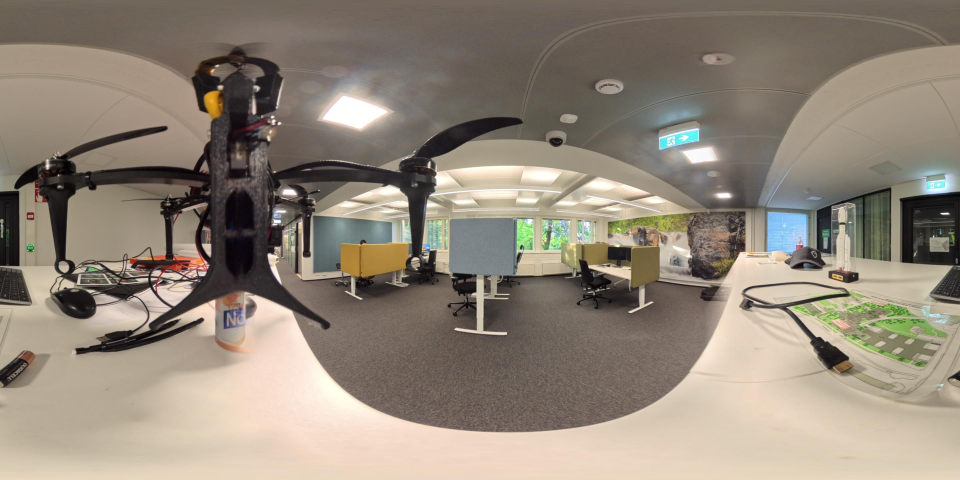
#> input picture data/calib_indoor_level/panorama.png, 2880 x 1440 px, found by its file name (shown at 1/3 size)
$ python calib_prepare_views.py cut panorama.png --out-dir views/ --fov 60 --views 6
#> lines starting #> are read from the running program, lines starting #| are printed output that depends on the picture
### insta360_views.py
#!/usr/bin/env python3
"""Projection math shared by the Insta360 360-camera pipeline.

Two coordinate frames are used throughout, and mixing them up is the single easiest
way to get a silently wrong extrinsic:

  panorama / spherical frame   x = forward, y = left, z = up
      The frame of Insta360Mapper in pixel_to_orientation.py, and the frame the
      colorizer expects for T_cam_lidar when
      color_mapping.projection_model == "equirectangular".

  virtual camera frame         x = right, y = down, z = forward (OpenCV)
      The frame every off-the-shelf calibrator (livox_camera_calib, OpenCV solvePnP)
      reports its result in.

A virtual rectilinear ("pinhole") view cut out of the panorama is an exact gnomonic
projection, so a pinhole-model calibrator is genuinely valid on it -- no
approximation. Because we synthesize the view ourselves, its intrinsics are known in
closed form and never need calibrating; only the LiDAR->camera extrinsic does.

Views are extracted with our own cv2.remap rather than py360convert so the yaw/pitch
sign convention is defined here and stays consistent with the C++ colorizer.
"""

import math

import numpy as np

# Panorama spherical frame axes, for reference/readability.
FORWARD = np.array([1.0, 0.0, 0.0])
LEFT = np.array([0.0, 1.0, 0.0])
UP = np.array([0.0, 0.0, 1.0])

# "True up" as seen in a per-view OpenCV frame (x=right, y=down, z=forward): every
# extracted view is cut with its vertical image axis aligned to the panorama's UP
# (see view_rotation's `down = cross(forward, right)`), so +y (down) is real-world
# down and this is real-world up. Use this as `cam_up` in gravity_correct_extrinsic
# for any per-view extrinsic (a seed guess or a solved extrinsic_NN.txt); use UP
# above instead for a composed panorama-frame T_cam_lidar.
OPENCV_VIEW_UP = np.array([0.0, -1.0, 0.0])


# [19 lines left out: function pixel_to_bearing, not called in this run]


def bearing_to_pixel(d, width, height):
    """Bearing vector(s) in the panorama spherical frame -> equirectangular pixel.

    Inverse of pixel_to_bearing -- see its docstring for the x/azimuth sign.
    Azimuth is periodic, so x wraps into [0, width).
    """
    d = np.asarray(d, dtype=float)
    norm = np.linalg.norm(d, axis=-1)
    with np.errstate(invalid='ignore', divide='ignore'):
        azimuth = np.arctan2(d[..., 1], d[..., 0])
        elevation = np.arcsin(np.clip(d[..., 2] / norm, -1.0, 1.0))
    x = (0.5 - azimuth / (2.0 * math.pi)) * width
    y = (0.5 - elevation / math.pi) * height
    x = np.mod(x, width)
    y = np.clip(y, 0.0, height - 1.0)
    return np.stack([x, y], axis=-1)


def virtual_view_intrinsics(fov_deg, out_hw):
    """Exact pinhole intrinsics of a synthesized rectilinear view.

    fov_deg may be a scalar (applied horizontally and vertically) or (h_fov, v_fov).
    Returns (fx, fy, cx, cy). These are exact by construction -- feed them to the
    calibrator as known intrinsics rather than solving for them.
    """
    out_h, out_w = out_hw
    if np.isscalar(fov_deg):
        fov_h = fov_v = float(fov_deg)
    else:
        fov_h, fov_v = float(fov_deg[0]), float(fov_deg[1])

    fx = (out_w / 2.0) / math.tan(math.radians(fov_h) / 2.0)
    fy = (out_h / 2.0) / math.tan(math.radians(fov_v) / 2.0)
    cx = out_w / 2.0
    cy = out_h / 2.0
    return fx, fy, cx, cy


def view_rotation(yaw_deg, pitch_deg):
    """Rotation taking a virtual-camera (OpenCV) vector into the panorama frame.

    p_panorama = view_rotation(yaw, pitch) @ p_virtual_camera

    yaw rotates about the panorama's up axis (positive = toward +y = left);
    pitch tilts the view up (positive) or down (negative).

    At yaw=pitch=0 this is the pure OpenCV->spherical axis swap:
        [[0, 0, 1], [-1, 0, 0], [0, -1, 0]]
    """
    yaw = math.radians(yaw_deg)
    pitch = math.radians(pitch_deg)

    forward = np.array([math.cos(pitch) * math.cos(yaw),
                        math.cos(pitch) * math.sin(yaw),
                        math.sin(pitch)])

    # Right-handed basis around the optical axis, keeping the horizon level.
    right = np.cross(forward, UP)
    n = np.linalg.norm(right)
    if n < 1e-9:
        # Looking straight up/down: the horizon is undefined, pick a stable fallback.
        right = np.cross(forward, np.array([1.0, 0.0, 0.0]))
        n = np.linalg.norm(right)
        if n < 1e-9:
            right = np.array([0.0, -1.0, 0.0])
            n = 1.0
    right = right / n
    down = np.cross(forward, right)

    # Columns are the virtual camera's x/y/z axes expressed in the panorama frame.
    return np.column_stack([right, down, forward])


# Pure OpenCV -> panorama-spherical axis swap (a forward-looking view).
OPENCV_TO_SPHERICAL = view_rotation(0.0, 0.0)


def view_pixel_to_bearing(px, py, fov_deg, yaw_deg, pitch_deg, out_hw):
    """Virtual-view pixel -> unit bearing in the panorama spherical frame."""
    fx, fy, cx, cy = virtual_view_intrinsics(fov_deg, out_hw)
    px = np.asarray(px, dtype=float)
    py = np.asarray(py, dtype=float)
    rays = np.stack([(px - cx) / fx,
                     (py - cy) / fy,
                     np.ones_like(px)], axis=-1)
    rays /= np.linalg.norm(rays, axis=-1, keepdims=True)
    return rays @ view_rotation(yaw_deg, pitch_deg).T


def view_pixel_to_panorama_pixel(px, py, fov_deg, yaw_deg, pitch_deg, out_hw, pano_wh):
    """Virtual-view pixel -> equirectangular panorama pixel.

    Use this to lift detections made on a rectilinear view back into panorama
    coordinates, which is the frame the colorizer's YOLO fusion consumes.
    """
    bearing = view_pixel_to_bearing(px, py, fov_deg, yaw_deg, pitch_deg, out_hw)
    return bearing_to_pixel(bearing, pano_wh[0], pano_wh[1])


# [27 lines left out: function view_bbox_to_panorama_bbox, not called in this run]


def build_view_maps(fov_deg, yaw_deg, pitch_deg, out_hw, pano_wh):
    """Precompute cv2.remap sampling maps for one virtual view.

    The maps depend only on geometry, so build them once and reuse them per frame.
    """
    out_h, out_w = out_hw
    grid_x, grid_y = np.meshgrid(np.arange(out_w, dtype=np.float32),
                                 np.arange(out_h, dtype=np.float32))
    pano = view_pixel_to_panorama_pixel(grid_x, grid_y, fov_deg, yaw_deg, pitch_deg,
                                        out_hw, pano_wh)
    return (np.ascontiguousarray(pano[..., 0], dtype=np.float32),
            np.ascontiguousarray(pano[..., 1], dtype=np.float32))


def extract_view(panorama, fov_deg, yaw_deg, pitch_deg, out_hw, maps=None,
                 interpolation=None):
    """Cut an exact rectilinear view out of an equirectangular panorama.

    Pass precomputed `maps` from build_view_maps to avoid rebuilding them per frame.
    Defaults to bicubic interpolation, which preserves the intensity edges that
    edge-alignment calibrators depend on better than bilinear.
    """
    import cv2

    if interpolation is None:
        interpolation = cv2.INTER_CUBIC
    if maps is None:
        pano_h, pano_w = panorama.shape[:2]
        maps = build_view_maps(fov_deg, yaw_deg, pitch_deg, out_hw, (pano_w, pano_h))
    return cv2.remap(panorama, maps[0], maps[1], interpolation,
                     borderMode=cv2.BORDER_WRAP)


# [106 lines left out: functions compose_lidar_extrinsic, average_extrinsics, rotation_aligning, gravity_correct_extrinsic, format_t_cam_lidar_yaml, not called in this run]

### calib_prepare_views.py
#!/usr/bin/env python3
"""Calibration helper for Insta360 (equirectangular) <-> Livox MID-360 extrinsics.

A pinhole calibrator such as livox_camera_calib cannot consume an equirectangular
panorama directly. This tool bridges that gap in two steps:

  cut     Slice the panorama into virtual rectilinear views and emit each view's
          EXACT intrinsics. A gnomonic cut is a mathematically perfect pinhole
          image, so the calibrator's model assumption is genuinely satisfied --
          and because we synthesize the view, its intrinsics never need solving.

  compose Take the per-view T_cam_lidar the calibrator produced (OpenCV
          convention: x=right, y=down, z=forward), rotate it into the panorama
          spherical frame (x=forward, y=left, z=up), average the views, and print
          the T_cam_lidar block ready to paste into mid360_insta360.yaml.

Why 60 degrees rather than 90: gnomonic magnification at a view corner is
1/cos^2(theta). A square 90-degree view puts its corners at theta=54.7deg -> 3.0x
upsampling (soft, interpolated, no real detail). A 60-degree view puts them at
39.2deg -> 1.67x. Since panorama and view both sample at ~8 px/deg near the
equator, a 60-degree view is close to 1:1 at its centre.

Typical session:

    # 1. Grab a panorama while the rig is stationary, and accumulate a dense cloud.
    #    MID-360 is a non-repetitive scanner: one frame is far too sparse, integrate
    #    several seconds.

    python3 calib_prepare_views.py cut panorama.png --out-dir views/ --fov 60 --views 6

    # 2. Run livox_camera_calib once per view, using the printed intrinsics and the
    #    accumulated cloud. Record each resulting 4x4 (or R|t) in OpenCV convention.

    python3 calib_prepare_views.py compose --view-yaw 0   --extrinsic v0.txt \\
                                           --view-yaw 60  --extrinsic v60.txt \\
                                           --view-yaw 120 --extrinsic v120.txt
"""

import argparse
import math
import os
import sys

import numpy as np

sys.path.insert(0, os.path.dirname(os.path.abspath(__file__)))
import insta360_views as iv


def cmd_cut(args):
    import cv2

    pano = cv2.imread(args.panorama, cv2.IMREAD_COLOR)
#> pano is the input picture: shape (1440, 2880, 3); mean B, G, R 121.5, 135.1, 145.9
    if pano is None:
        raise SystemExit(f"cannot read panorama: {args.panorama}")
    pano_h, pano_w = pano.shape[:2]
#> pano_h = 1440; pano_w = 2880

    if abs(pano_w / pano_h - 2.0) > 1e-3:
        print(f"WARNING: {pano_w}x{pano_h} is not 2:1. An equirectangular panorama must "
              f"cover the full 360x180 sphere or every angle below is wrong.\n")

    os.makedirs(args.out_dir, exist_ok=True)

    yaws = [args.yaw_start + i * (360.0 / args.views) for i in range(args.views)]
    fx, fy, cx, cy = iv.virtual_view_intrinsics(args.fov, (args.size, args.size))

    pano_px_deg = pano_w / 360.0
#> pano_px_deg = 8
    view_px_deg = args.size / args.fov
    native_size = int(round(args.fov * pano_px_deg))
#> native_size = 480

    print(f"panorama : {pano_w}x{pano_h}  ({pano_px_deg:.2f} px/deg horizontally)")
#| panorama : 2880x1440  (8.00 px/deg horizontally)
    print(f"views    : {args.views} x {args.fov}deg at {args.size}x{args.size} "
          f"({view_px_deg:.2f} px/deg)")
    print(f"pitch    : {args.pitch}deg")
    ratio = view_px_deg / pano_px_deg
#> ratio = 1.5
    if ratio > 1.05:
        print(f"           centre sampling {ratio:.2f}x the panorama -- upsampled, so no "
              f"detail is gained.\n           --size {native_size} would be ~1:1 and cheaper.")
#|            centre sampling 1.50x the panorama -- upsampled, so no detail is gained.
#|            --size 480 would be ~1:1 and cheaper.
    elif ratio < 0.95:
        print(f"           centre sampling {ratio:.2f}x the panorama -- detail is being "
              f"discarded.\n           --size {native_size} would be ~1:1.")
    print(f"           corner magnification "
          f"{1.0 / np.cos(np.arctan(np.sqrt(2) * np.tan(np.radians(args.fov / 2)))) ** 2:.2f}x "
          f"(gnomonic, unavoidable)\n")
    print("Intrinsics are EXACT for every view (identical, since all share fov/size):")
    print(f"    fx = {fx:.6f}")
    print(f"    fy = {fy:.6f}")
    print(f"    cx = {cx:.6f}")
    print(f"    cy = {cy:.6f}")
    print("    distortion = 0 0 0 0 0   (a gnomonic cut has no lens distortion)\n")

    manifest = []
    for i, yaw in enumerate(yaws):
        view = iv.extract_view(pano, args.fov, yaw, args.pitch, (args.size, args.size))
        name = f"view_{i:02d}_yaw{yaw:+07.2f}_pitch{args.pitch:+06.2f}.png"
        path = os.path.join(args.out_dir, name)
        cv2.imwrite(path, view)
        manifest.append((name, yaw, args.pitch))
        print(f"  wrote {path}")
#> this loop made 6 passes
#> pass 1, in cmd_cut, `view = iv.extract_view(pano, args.fov, yaw, args.pitch, (args.size, ar..`:
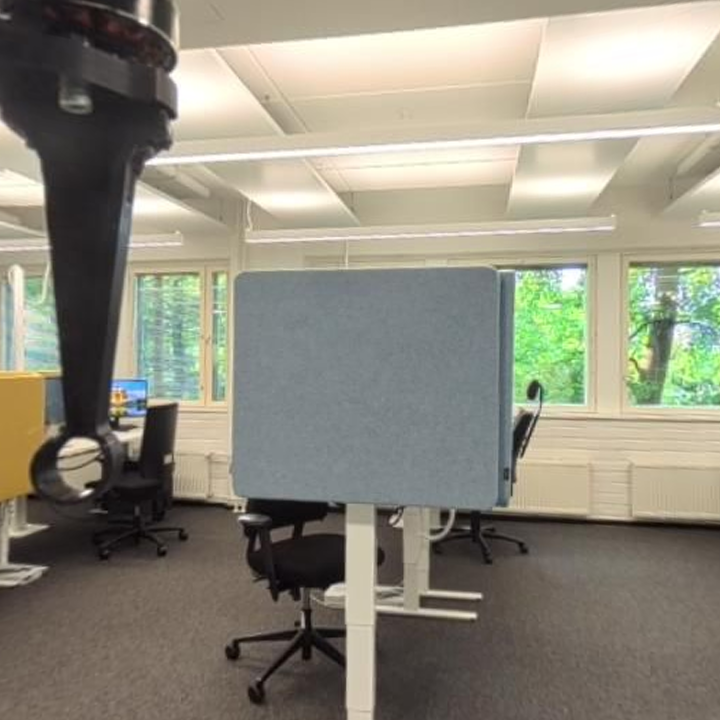
#> view: shape (720, 720, 3); mean B, G, R 124.8, 139.7, 143.4
#> pass 2, in cmd_cut, `view = iv.extract_view(pano, args.fov, yaw, args.pitch, (args.size, ar..`:
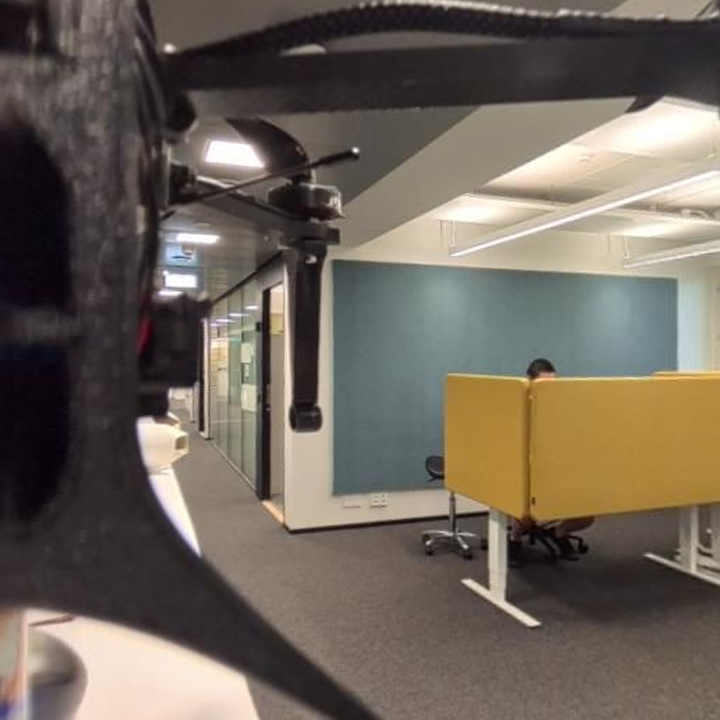
#> view: shape (720, 720, 3); mean B, G, R 90.3, 100.5, 109.9
#> pass 3, in cmd_cut, `view = iv.extract_view(pano, args.fov, yaw, args.pitch, (args.size, ar..`:
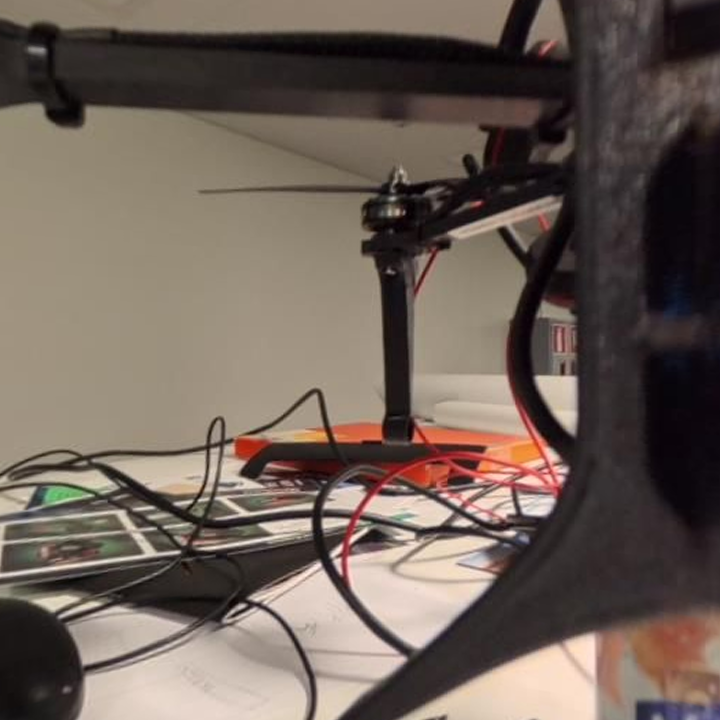
#> view: shape (720, 720, 3); mean B, G, R 88.3, 97, 110.2
#> after the loop, manifest = 6 items

    intr_path = os.path.join(args.out_dir, "intrinsics.txt")
    with open(intr_path, "w") as f:
        f.write("# Exact intrinsics of the synthesized rectilinear views.\n")
        f.write("# Feed these to the calibrator as KNOWN intrinsics; do not solve for them.\n")
        f.write(f"fov_deg {args.fov}\nwidth {args.size}\nheight {args.size}\n")
        f.write(f"fx {fx:.9f}\nfy {fy:.9f}\ncx {cx:.9f}\ncy {cy:.9f}\n")
        f.write("k1 0\nk2 0\np1 0\np2 0\nk3 0\n\n")
        f.write("# view_file yaw_deg pitch_deg\n")
        for name, yaw, pitch in manifest:
            f.write(f"{name} {yaw:.6f} {pitch:.6f}\n")
#> this loop made 6 passes
#> (name, yaw) on passes 1 to 6: ('view_00_yaw+000.00_pitch+00.00.png', 0), ('view_01_yaw+060.00_pitch+00.00.png', 60), ('view_02_yaw+120.00_pitch+00.00.png', 120), ('view_03_yaw+180.00_pitch+00.00.png', 180), ('view_04_yaw+240.00_pitch+00.00.png', 240), ('view_05_yaw+300.00_pitch+00.00.png', 300)
    print(f"\n  wrote {intr_path}")
#|   wrote views/intrinsics.txt

    print("\nNext: run your pinhole calibrator per view, then feed the results to "
          "`compose` with the matching --view-yaw.")
    print("Keep calibration targets near each view's centre (corner pixels are "
          "upsampled) and several metres away (the ONE X5's dual-lens stitch has "
          "~2-3cm of parallax up close).")


# [305 lines left out: functions rpy_to_matrix, matrix_to_rpy, rotation_from_bearing_pairs, cmd_guess, cmd_bearing, _load_extrinsic and 1 more, not called in this run]


def main():
    p = argparse.ArgumentParser(
        description=__doc__, formatter_class=argparse.RawDescriptionHelpFormatter)
    sub = p.add_subparsers(dest="cmd", required=True)

    c = sub.add_parser("cut", help="slice a panorama into virtual pinhole views")
    c.add_argument("panorama")
    c.add_argument("--out-dir", default="calib_views")
    c.add_argument("--fov", type=float, default=60.0,
                   help="view FOV in degrees (default 60; 90 softens the corners 3x)")
    c.add_argument("--size", type=int, default=720, help="view size in pixels (square)")
    c.add_argument("--views", type=int, default=6, help="number of yaws around the circle")
    c.add_argument("--yaw-start", type=float, default=0.0)
    c.add_argument("--pitch", type=float, default=0.0,
                   help="view pitch; keep near 0 to match the MID-360's -7..+52deg band")
    c.set_defaults(func=cmd_cut)

    b = sub.add_parser("bearing", help="read mounting angles off a panorama")
    b.add_argument("image")
    b.add_argument("--pixel", type=float, nargs=2, metavar=("U", "V"),
                   help="landmark pixel; omit to click it interactively")
    b.add_argument("--pair", type=float, nargs=5, action="append",
                   metavar=("U", "V", "X", "Y", "Z"),
                   help="landmark seen at panorama pixel (U,V) and at LiDAR-frame "
                        "point (X,Y,Z) from cloud.pcd. Repeat; 2+ pairs solve full "
                        "yaw/pitch/roll and need no 'dead ahead' placement.")
    b.set_defaults(func=cmd_bearing)

    g = sub.add_parser("guess", help="per-view initial extrinsic for the calibrator")
    g.add_argument("--translation", type=float, nargs=3, required=True,
                   metavar=("X", "Y", "Z"),
                   help="camera origin in LiDAR coords (x=fwd, y=left, z=up), metres -- "
                        "i.e. what a ruler measures from the LiDAR to the camera")
    g.add_argument("--rpy", type=float, nargs=3, metavar=("YAW", "PITCH", "ROLL"),
                   help="camera orientation in the panorama frame, degrees (default identity)")
    g.add_argument("--fov", type=float, default=60.0)
    g.add_argument("--views", type=int, default=6)
    g.add_argument("--yaw-start", type=float, default=0.0)
    g.add_argument("--pitch", type=float, default=0.0)
    g.add_argument("--out-dir", help="also write each guess as a 4x4 text file")
    g.set_defaults(func=cmd_guess)

    m = sub.add_parser("compose", help="lift per-view extrinsics into the panorama frame")
    m.add_argument("--view-yaw", type=float, action="append", required=True,
                   help="yaw of a calibrated view (repeat, paired with --extrinsic)")
    m.add_argument("--view-pitch", type=float, action="append",
                   help="pitch of each view (defaults to 0)")
    m.add_argument("--extrinsic", action="append", required=True,
                   help="file with that view's 4x4 or 3x4 T_cam_lidar, OpenCV convention")
    m.add_argument("--out", help="also write the averaged 4x4 here")
    m.set_defaults(func=cmd_compose)

    args = p.parse_args()
    args.func(args)


if __name__ == "__main__":
    main()
